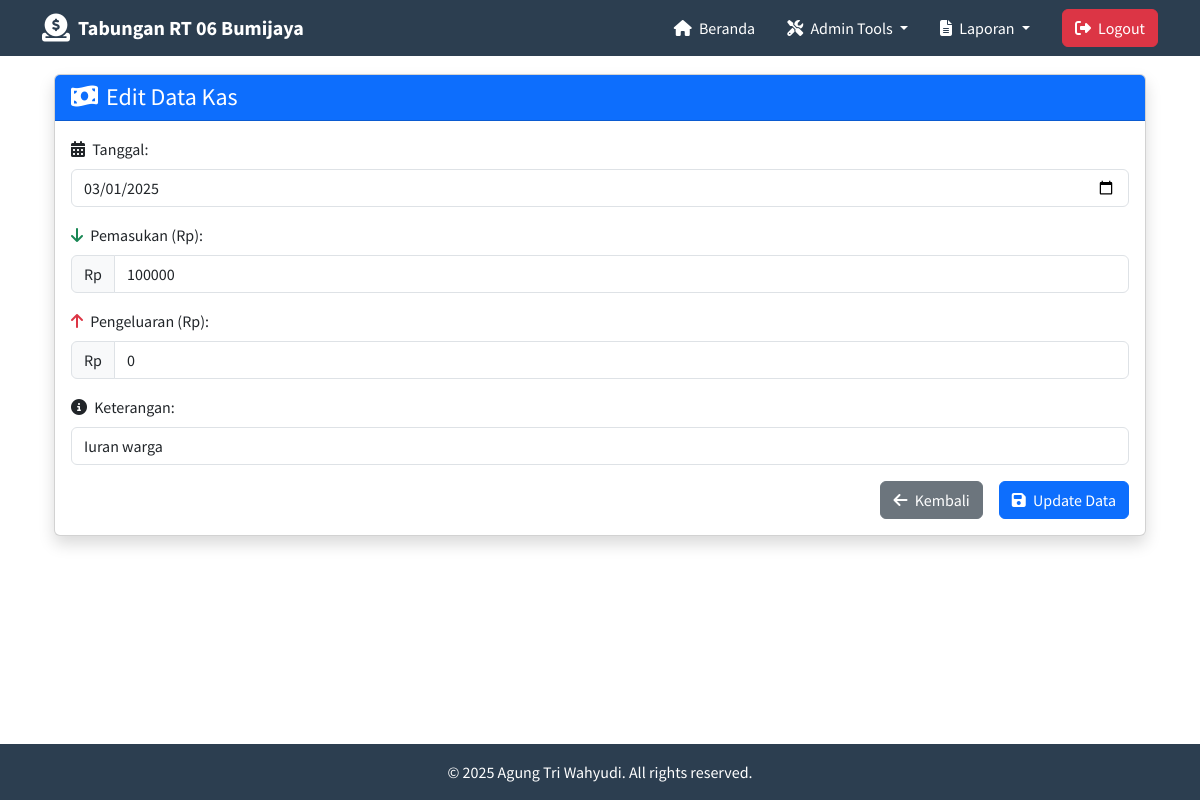
The app's page /edit_kas.php?id=1 (signed in) with its own data.
### tables this page shows
CREATE TABLE `kas_rt` (
  `id` int NOT NULL,
  `tanggal` date NOT NULL,
  `masuk` int NOT NULL,
  `keluar` int NOT NULL,
  `saldo_akhir` int NOT NULL,
  `keterangan` text NOT NULL,
  `created_at` timestamp NULL DEFAULT CURRENT_TIMESTAMP
);

### edit_kas.php (the view, shortened to what this page needs)
<?php
include 'core/koneksi.php';
include 'core/headers.php';
$id = $_GET['id'] ?? 0;
$data = $conn->query("SELECT * FROM kas_rt WHERE id = $id")->fetch_assoc();
?>
<div class="container mt-4">
    <div class="card shadow">
        <div class="card-header bg-primary text-white">
            <h2 class="h4 mb-0"><i class="fas fa-money-bill-wave me-2"></i>Edit Data Kas</h2>
        </div>
        <div class="card-body">
            <form method="POST" class="needs-validation" novalidate>
                <div class="mb-3">
                    <label for="tanggal" class="form-label"><i class="fas fa-calendar-alt me-1"></i> Tanggal:</label>
                    <input type="date" class="form-control" id="tanggal" name="tanggal" value="<?= $data['tanggal'] ?>" required>
                </div>
                <div class="mb-3">
                    <label for="masuk" class="form-label"><i class="fas fa-arrow-down me-1 text-success"></i> Pemasukan (Rp):</label>
                    <div class="input-group">
                        <span class="input-group-text">Rp</span>
                        <input type="number" class="form-control" id="masuk" name="masuk" value="<?= $data['masuk'] ?>" min="0">
                    </div>
                </div>
                <div class="mb-3">
                    <label for="keluar" class="form-label"><i class="fas fa-arrow-up me-1 text-danger"></i> Pengeluaran (Rp):</label>
                    <div class="input-group">
                        <span class="input-group-text">Rp</span>
                        <input type="number" class="form-control" id="keluar" name="keluar" value="<?= $data['keluar'] ?>" min="0">
                    </div>
                </div>
                <div class="mb-3">
                    <label for="keterangan" class="form-label"><i class="fas fa-info-circle me-1"></i> Keterangan:</label>
                    <input type="text" class="form-control" id="keterangan" name="keterangan" value="<?= htmlspecialchars($data['keterangan']) ?>" required>
                </div>
                <div class="d-grid gap-2 d-md-flex justify-content-md-end">
                    <a href="dashboard.php" class="btn btn-secondary me-md-2"><i class="fas fa-arrow-left me-1"></i> Kembali</a>
                    <button type="submit" name="update" class="btn btn-primary"><i class="fas fa-save me-1"></i> Update Data</button>
                </div>
            </form>
        </div>
    </div>
</div>
<?php include 'core/footer.php'; ?>

### assets/css/main.css (style rules this page uses)
body, .btn, .form-control, .nav, .card, h1, h2, h3, h4, h5, h6, p, a, span, div { font-family: "Source Sans Pro", sans-serif !important; }
.fa, .fas, .far, .fal, .fab { font-family: "Font Awesome 6 Free" !important; font-weight: 900; }

### records on screen
kas_rt: tanggal "03/01/2025", masuk "100000", keluar "0", keterangan "Iuran warga"
